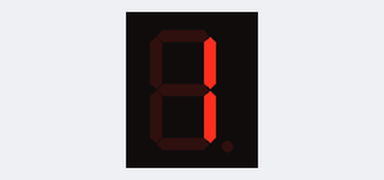
Bench run of a sketch on a simulated Arduino Uno, built with avr-gcc and run on an emulated ATmega328P. Shown: 1-digit seven-segment display. Wiring (inferred from the names in the program): 1-digit 7-segment display, segments lit when HIGH: segments pin 1, pin 2, pin 3, pin 4, pin 5, pin 6, pin 7. The segment pins are drawn as the display they are named for.

Above: at 0.05 s.
At 0.55 s:
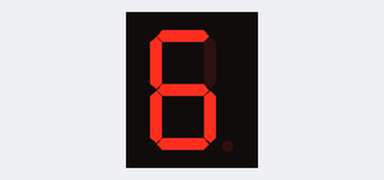
At 1.15 s:
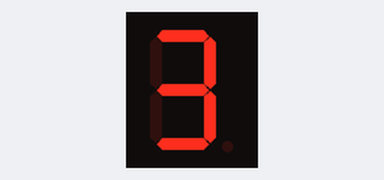

Measured:
- by itself, everything shown: repeats every 0.90 s, in 9 steps

The sketch:

Nia-V1.ino
```cpp
int A = 1;
int B = 2;
int C = 3;
int D = 4;
int E = 5;
int F = 6;
int G = 7;

void setup(){
    pinMode(A, OUTPUT);
    pinMode(B, OUTPUT);
    pinMode(C, OUTPUT);
    pinMode(D, OUTPUT);
    pinMode(E, OUTPUT);
    pinMode(F, OUTPUT);
    pinMode(G, OUTPUT);
  }

void loop (){
        digitalWrite(A, 0);
        digitalWrite(B, 1);
        digitalWrite(C, 1);
        digitalWrite(D, 0);
        digitalWrite(E, 0);
        digitalWrite(F, 0);
        digitalWrite(G, 0);
        delay(100);
        digitalWrite(A, 1);
        digitalWrite(B, 1);
        digitalWrite(C, 0);
        digitalWrite(D, 1);
        digitalWrite(E, 1);
        digitalWrite(F, 0);
        digitalWrite(G, 1);
        delay(100);
        digitalWrite(A, 1);
        digitalWrite(B, 1);
        digitalWrite(C, 1);
        digitalWrite(D, 1);
        digitalWrite(E, 0);
        digitalWrite(F, 0);
        digitalWrite(G, 1);
        delay(100);
        digitalWrite(A, 0);
        digitalWrite(B, 1);
        digitalWrite(C, 1);
        digitalWrite(D, 0);
        digitalWrite(E, 0);
        digitalWrite(F, 1);
        digitalWrite(G, 1);
        delay(100);
        digitalWrite(A, 1);
        digitalWrite(B, 0);
        digitalWrite(C, 1);
        digitalWrite(D, 1);
        digitalWrite(E, 0);
        digitalWrite(F, 1);
        digitalWrite(G, 1);
        delay(100);
        digitalWrite(A, 1);
        digitalWrite(B, 0);
        digitalWrite(C, 1);
        digitalWrite(D, 1);
        digitalWrite(E, 1);
        digitalWrite(F, 1);
        digitalWrite(G, 1);
        delay(100);
        digitalWrite(A, 1);
        digitalWrite(B, 1);
        digitalWrite(C, 1);
        digitalWrite(D, 0);
        digitalWrite(E, 0);
        digitalWrite(F, 0);
        digitalWrite(G, 0);
        delay(100);
        digitalWrite(A, 1);
        digitalWrite(B, 1);
        digitalWrite(C, 1);
        digitalWrite(D, 1);
        digitalWrite(E, 1);
        digitalWrite(F, 1);
        digitalWrite(G, 1);
        delay(100);
        digitalWrite(A, 1);
        digitalWrite(B, 1);
        digitalWrite(C, 1);
        digitalWrite(D, 1);
        digitalWrite(E, 0);
        digitalWrite(F, 1);
        digitalWrite(G, 1);
        delay(100); }
```
